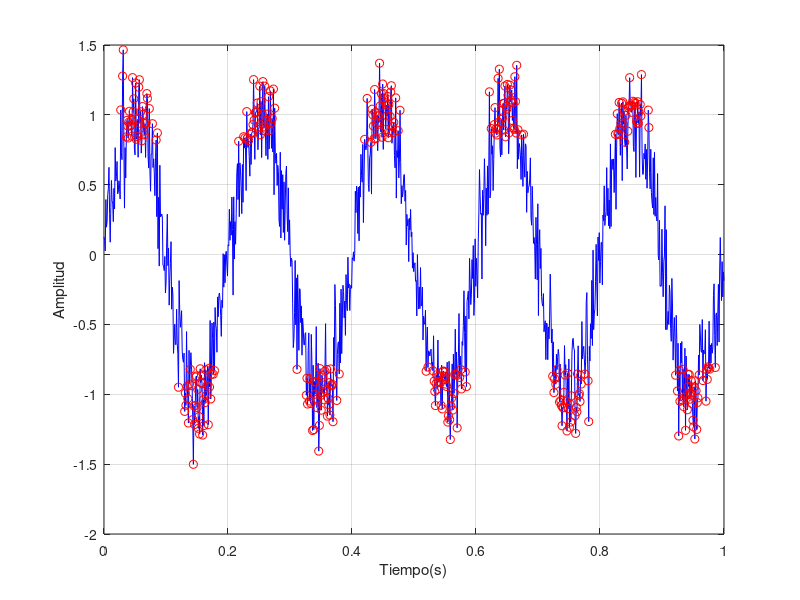

Write the MATLAB code that produced this figure.
%=====================================================================
% EJERCICIO 1.3
% Matematica computacional para telecomunicaciones.
% Un enfoque practico con Octave y Matlab.
% Irene Gomez Bueno y Pablo Guerrero Garcia.
%
% Ejecutar desde esta carpeta tras haber ejecutado iniciar.m en la raiz
% del repositorio.
%=====================================================================

disp('--------------------------------------------')
disp('EJERCICIO 1.3')
disp('--------------------------------------------')

clear all; close all; format compact;

t = linspace(0,1,1000);
x = sin(2*pi*5*t) + 0.2*randn(size(t));

disp('Apartado a)')
umbral = abs(x) > 0.8;              % vector logico
num_umbral = sum(umbral)            % numero de muestras que superan el umbral
porcentaje = 100*num_umbral/length(x)

disp('Apartado b)')
idx_umbral = find(abs(x) > 0.8);    % posiciones que superan el umbral
t_umbral = t(idx_umbral);           % instantes correspondientes

figure;
plot(t,x,'b');
hold on;
plot(t_umbral,x(idx_umbral),'ro');
hold off;
grid on;
xlabel('Tiempo(s)');
ylabel('Amplitud');

disp('Apartado c)')
primer_decimo = t <= 0.1;           % muestras del primer decimo de segundo
hay_negativas = any(x(primer_decimo) < 0)
